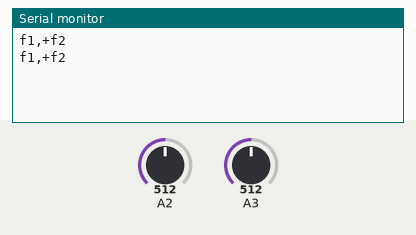
Recording of a sketch running on a simulated Arduino Uno, built with avr-gcc and run on an emulated ATmega328P. Parts: the last lines printed to the serial monitor. Inputs (shaded band) come from the test bench; at power-on: A2 = 512, A3 = 512.

Above: at 1.2 s.
1.3 s: A2 set to 655
At 1.9 s:
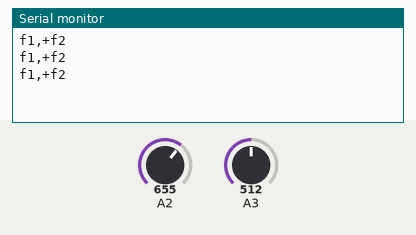
2.8 s: A2 set to 671
At 3.9 s:
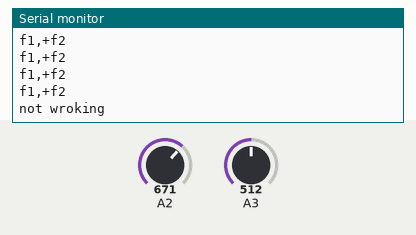

The sketch:

f4.ino
```cpp
int S1[25],S2[25];
int f1,f2;
void setup() {
  // put your setup code here, to run once:

  Serial.begin(9600);
}

void loop() {
  // put your main code here, to run repeatedly:
int i=0;
for(i=0;i<25;i++)
{
  S1[i]=analogRead(A2);
  delay(10);
  f1=f1+S1[i];
  }
for(i=0;i<25;i++)
{
  S2[i]=analogRead(A3);
  delay(10);
  f2=f2+S2[i];
  }

f1=f1/25;
f2=f2/25;

if (f1>720&&f2>750)
Serial.println("f1,-f2");
if (f1<690&&f2<710)
Serial.println("f1,+f2");
else
Serial.println("not wroking");

}
```

Measured:
- the behaviour switches between 662 and 663 on A2 (found by bisection; images 1 and 2)
- after the input at 2.8 s, the serial monitor: prints a new line after 0.74 s (image 2)
